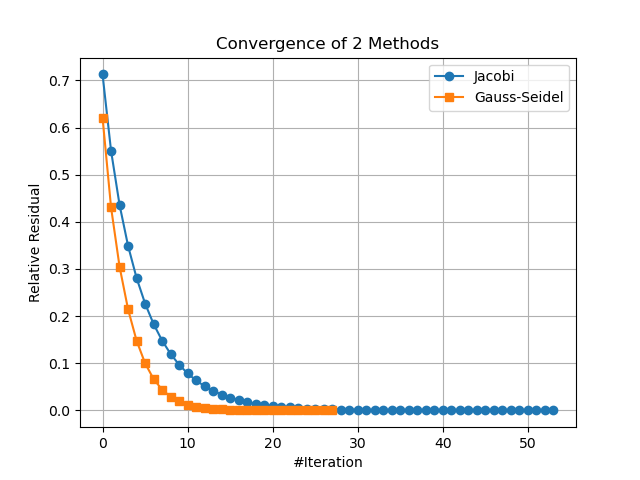

Recreate this plot in Python.
import re
import argparse
import matplotlib.pyplot as plt

# Parse command-line arguments
parser = argparse.ArgumentParser(description="Plot convergence from output.")
parser.add_argument("file", type=str, help="Path to the output file.")
args = parser.parse_args()

# Initialize lists for iterations and residuals
jacobi_iters = []
jacobi_resid = []
gs_iters = []
gs_resid = []

# Open the specified file
with open(args.file, "r") as f:
    for line in f:
        # Match Jacobi iteration lines
        jacobi_match = re.match(r"Jacobi\s+(\d+):\s+relative residual = ([0-9.eE+-]+)", line)
        if jacobi_match:
            k = int(jacobi_match.group(1))
            val = float(jacobi_match.group(2))
            jacobi_iters.append(k)
            jacobi_resid.append(val)
            continue
        
        # Match Gauss-Seidel iteration lines
        gs_match = re.match(r"Gauss-Seidel\s+(\d+):\s+relative residual = ([0-9.eE+-]+)", line)
        if gs_match:
            k = int(gs_match.group(1))
            val = float(gs_match.group(2))
            gs_iters.append(k)
            gs_resid.append(val)
            continue

# Plot the data
plt.figure()

plt.plot(jacobi_iters, jacobi_resid, marker='o', label='Jacobi')
plt.plot(gs_iters, gs_resid, marker='s', label='Gauss-Seidel')

plt.xlabel('#Iteration')
plt.ylabel('Relative Residual')
plt.title('Convergence of 2 Methods')
plt.grid(True)
plt.legend()
plt.savefig("./plot.png")
